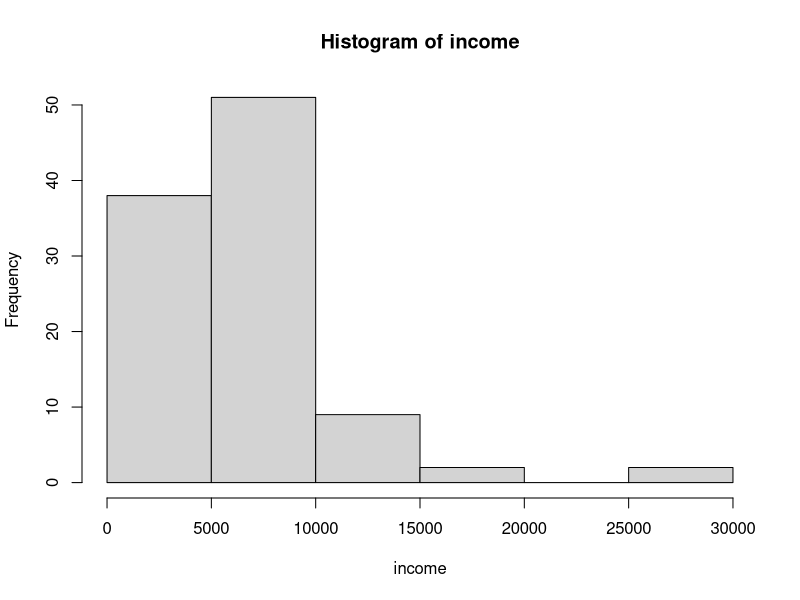
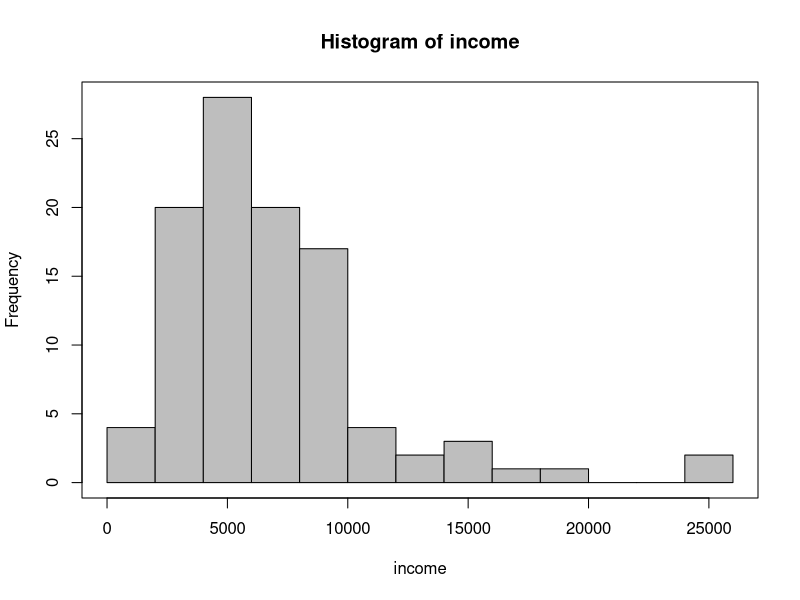
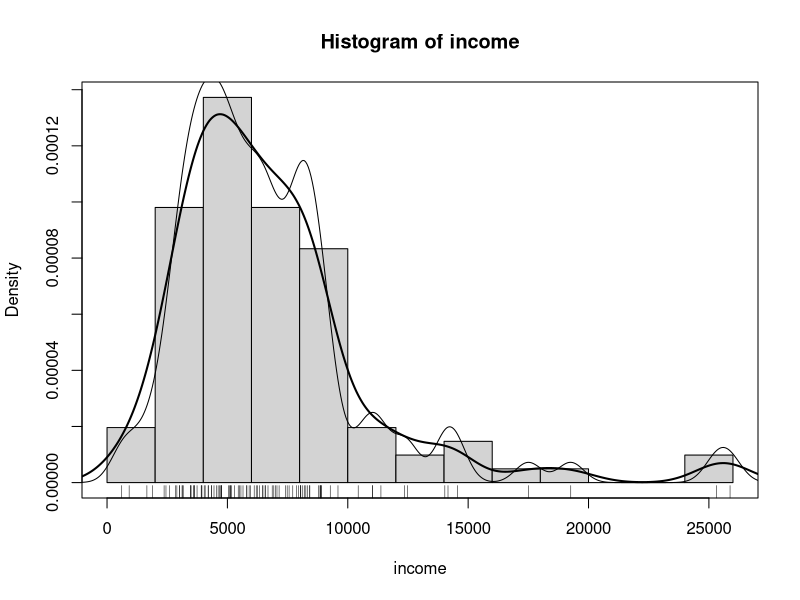

The R script that drew these images, in order: (Note: this script raises an error after producing the figures.)
##-------------------------------------------------------##
## An R Companion to Applied Regression, Second Edition  ##
##    Script for Chapter 3                               ##
##                                                       ##
##    John Fox and Sanford Weisberg                      ##
##    Sage Publications, 2011                            ##
##-------------------------------------------------------##


options(show.signif.stars=FALSE)

library(car)
head(Prestige) # first 6 rows
with(Prestige, hist(income))
with(Prestige, hist(income, breaks="FD", col="gray"))
box()

args(hist.default)

with(Prestige, {
   hist(income, breaks="FD", freq=FALSE, ylab="Density")
   lines(density(income), lwd=2)
   lines(density(income, adjust=0.5), lwd=1)
   rug(income)
   box()
})
with(Prestige, qqPlot(income, labels=row.names(Prestige), id.n=3))
set.seed(124) # for reproducibility
qqPlot(rchisq(100, 3), distribution="chisq", df=3)
Boxplot(~ income, data=Prestige)
with(Prestige, plot(income, prestige))
scatterplot(prestige ~ income, span=0.6, lwd=3,
    id.n=4, data=Prestige)
scatterplot(prestige ~ income | type, data=Prestige, boxplots=FALSE,
             span=0.75, col=gray(c(0, .25, .5)), id.n=0)

head(Vocab)
nrow(Vocab)
plot(vocabulary ~ education, data=Vocab)
plot(jitter(vocabulary) ~ jitter(education), data= Vocab)
plot(jitter(vocabulary, factor=2) ~ jitter(education, factor=2),
    col="gray", cex=0.5, data=Vocab)
with(Vocab, {
    abline(lm(vocabulary ~ education), lwd=3, lty="dashed")
    lines(lowess(education, vocabulary, f=0.2), lwd=3)
    })


set.seed(1234) # to reproduce results in the text

some(Ornstein) # sample 10 rows
nrow(Ornstein)
Boxplot(interlocks ~ nation, data=Ornstein, main="(a)")
library(plotrix)
means <- with(Ornstein, tapply(interlocks, nation, mean))
sds <- with(Ornstein, tapply(interlocks, nation, sd))
plotCI(1:4, means, sds, xaxt="n", xlab="Nation of Control",
    ylab="interlocks", main="(b)", ylim=c(0, 100))
lines(1:4, means)
axis(1, at=1:4, labels = names(means))

scatter3d(prestige ~ income + education, id.n=3, data=Duncan)

scatterplotMatrix(~ prestige + income + education + women,
    span=0.7, id.n=0, data=Prestige)
log(7) # natural logarithm
log10(7) # base-10 logarithm
log2(7) # base-2 logarithm
log2(7)/log2(exp(1)) # again the natural logarithm
log(7, base=10)  # equivalent to log10(7)
logb(7, 10)
par(mfrow=c(1, 2))
with(Ornstein, plot(density(assets), xlab="assets", main="(a)"))
with(Ornstein, plot(density(log10(assets)),
     xlab="base-10 log of assets", main="(b)"))
par(mfrow=c(1,1))
scatterplot(infant.mortality ~ gdp, data=UN, xlab="GDP per Capita",
     ylab="Infant Mortality Rate (per 1000 births)", main="(a)",
     boxplot=FALSE)
scatterplot(infant.mortality ~ gdp, data=UN, xlab="GDP per capita",
     ylab="Infant Mortality Rate (per 1000 births)", main="(b)",
     log="xy", boxplots=FALSE, id.n=4)
lm(log(infant.mortality) ~ log(gdp), data=UN)
bcPower(1:5, 0.5)
yjPower(-5:5, 0.5)
symbox(~ gdp, data=UN)
asin(sqrt(seq(0, 1, length=11)))

logit(seq(0.1, 0.9, 0.1))
logit(seq(0, 1, 0.1))
par(mfrow=c(1, 3))
with(Prestige, {
    plot(density(women, from=0, to=100),
        main="(a) Untransformed")
    plot(density(logit(women), adjust=0.75),
        main="(b) Logit")
    plot(density(asin(sqrt(women/100)),
        adjust=0.75), main="(c) Arcsine square-root")
})
par(mfrow=c(1, 1))

spreadLevelPlot(interlocks + 1 ~ nation, Ornstein)
oldmar <- par(mar=c(5.1, 4.1, 4.1, 4.1))
Boxplot(log10(interlocks + 1) ~ nation, data=Ornstein)
basicPowerAxis(power=0, base=10, at=c(1, 3, 6, 11, 21, 51, 101),
     start=1, axis.title="Interlocks")
par(oldmar)
par(mfrow=c(1, 2))
invTranPlot(prestige ~ income, data=Prestige, lwd=2,
    xlab="income", main="(a)", col.lines=gray((0:3)/6))
plot(prestige ~ I(income^(1/3)), data=Prestige,
    xlab=expression(income^{1/3}), main="(b)")
abline(lm(prestige ~ I(income^(1/3)), data=Prestige))
summary(powerTransform(UN))
par(mfrow=c(1, 1))

with(UN, summary(powerTransform(cbind(infant.mortality, gdp))))
summary(powerTransform(UN[ , c("infant.mortality", "gdp")]))

summary(powerTransform(interlocks ~ nation,
    data=Ornstein, family="yjPower"))
summary(p1 <- with(Prestige,
    powerTransform(cbind(income, education))))
testTransform(p1, lambda=c(0.33, 1))
testTransform(p1, lambda=c(0, 1))
scatterplotMatrix(~ prestige + log2(income) + education + women,
     span=0.7, Prestige, id.n=0)
coef(p1)
coef(p1, round=TRUE)
Prestige <- transform(Prestige, log2income = log2(income))
summary(p2 <- powerTransform(cbind(income, education) ~ type,
    data=Prestige))
testTransform(p2, c(0, 1))
scatterplotMatrix(~ prestige + log2(income) + education + women | type,
      Prestige, by.group=TRUE, id.n=0, smooth=FALSE,
      col=gray(c(0, .25, .5)))

with(Freedman, {
    plot(density, crime)
    # to exit from identify: right-click in Windows, esc in Mac OS X
    identify(density, crime, row.names(Freedman))
})

args(showLabels)
